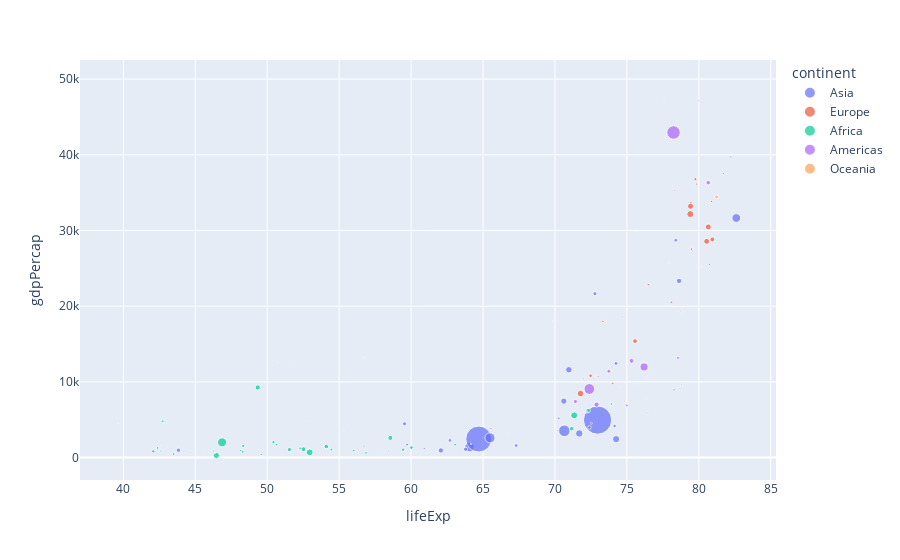

The code cell stored with this chart in its notebook:
### Markdown cell above
# plotly express

### Code cell
px.scatter(temp_df,x="lifeExp",y="gdpPercap",color='continent',size="pop")
